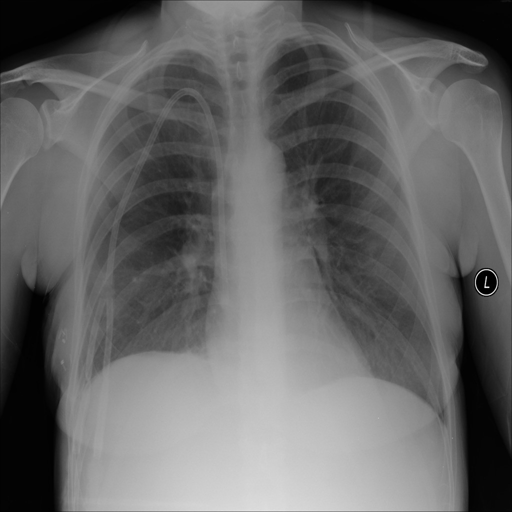
#> input picture notebooks/revy-segmentation/Normal-1.png, 512 x 512 px, found by its file name
$ python validate_method.py   (older library calls are emulated)
#> lines starting #> are read from the running program, lines starting #| are printed output that depends on the picture; after the words box and inside, x2 and y2 are one past the last pixel; in counts of white or black regions, pixels touching at a corner belong together; long printed decimals are rounded
### src/tes.py
"""
TB Detection Pipeline - Complete System (Corrected Logic)
Preprocessing → Segmentation → Morphology (Sequential) → Feature Extraction
"""

import cv2
import numpy as np
import matplotlib.pyplot as plt
from glob import glob
from sklearn.cluster import KMeans
from skimage.feature import local_binary_pattern, graycomatrix, graycoprops
import json
import os

# ============================================================================
# STEP 1: PREPROCESSING
# ============================================================================
def preprocess_image(image_path: str) -> np.ndarray:
    """Preprocessing gambar dengan Gaussian Blur dan CLAHE"""
    img = cv2.imread(image_path, cv2.IMREAD_GRAYSCALE)

    if img is None:
        raise ValueError(f"Gambar tidak dapat dibaca: {image_path}")

    # Gaussian blur untuk mengurangi noise
    img = cv2.GaussianBlur(img, (3, 3), 0)

    # CLAHE untuk meningkatkan kontras
    clahe = cv2.createCLAHE(clipLimit=2.0, tileGridSize=(8, 8))
    img = clahe.apply(img)

    return img


# ============================================================================
# STEP 2: SEGMENTATION (K-Means)
# ============================================================================
def segment_lungs(img: np.ndarray) -> dict:
    """Segmentasi paru-paru, nodule, dan cavity menggunakan K-Means"""
    pixels = img.reshape((-1, 1)).astype(np.float32)

    # K-Means clustering dengan 3 cluster
    kmeans = KMeans(n_clusters=3, random_state=42, n_init=10)
    kmeans.fit(pixels)

    labels = kmeans.labels_
    centers = kmeans.cluster_centers_

    # Urutkan centers untuk mendapatkan lung region (intensitas menengah)
    sorted_centers = np.argsort(centers.flatten())
    lung_idx = sorted_centers[1]

    labels_img = labels.reshape(img.shape)
    raw_lung_mask = (labels_img == lung_idx).astype(np.uint8) * 255

    # Lung ROI
    lung_roi = cv2.bitwise_and(img, img, mask=raw_lung_mask)

    # Nodule mask (adaptive threshold)
    raw_nodule_mask = cv2.adaptiveThreshold(
        lung_roi,
        255,
        cv2.ADAPTIVE_THRESH_GAUSSIAN_C,
        cv2.THRESH_BINARY,
        blockSize=21,
        C=-5
    )
    raw_nodule_mask = cv2.bitwise_and(raw_nodule_mask, raw_nodule_mask, mask=raw_lung_mask)

    # Cavity mask
    cavity_s_img = lung_roi.copy()
    cavity_s_img[raw_lung_mask == 0] = 128

    raw_cavity_mask = cv2.adaptiveThreshold(
        cavity_s_img,
        255,
        cv2.ADAPTIVE_THRESH_GAUSSIAN_C,
        cv2.THRESH_BINARY_INV,
        blockSize=21,
        C=7
    )
    raw_cavity_mask = cv2.bitwise_and(raw_cavity_mask, raw_cavity_mask, mask=raw_lung_mask)

    return {
        "lung": raw_lung_mask,
        "nodule": raw_nodule_mask,
        "cavity": raw_cavity_mask,
        "lung_roi": lung_roi
    }


# ============================================================================
# STEP 3: MORPHOLOGICAL PROCESSING (FIXED: SEQUENTIAL)
# ============================================================================
def otsu_threshold(img):
    """Otsu thresholding manual"""
    hist, bins = np.histogram(img.flatten(), 256, [0, 256])
    total = img.size
    sum_total = np.dot(np.arange(256), hist)

    sumB = 0
    wB = 0
    max_var = 0
    threshold = 0

    for t in range(256):
        wB += hist[t]
        if wB == 0:
            continue
        wF = total - wB
        if wF == 0:
            break
        sumB += t * hist[t]
        mB = sumB / wB
        mF = (sum_total - sumB) / wF
        var_between = wB * wF * (mB - mF) ** 2
        if var_between > max_var:
            max_var = var_between
            threshold = t

    return threshold, (img > threshold).astype(np.uint8)

def fill_holes(mask: np.ndarray) -> np.ndarray:
    """[NEW] Isi lubang terbesar (paru-paru)"""
    cnts, _ = cv2.findContours(mask, cv2.RETR_EXTERNAL, cv2.CHAIN_APPROX_SIMPLE)
    filled_mask = np.zeros(mask.shape, dtype=np.uint8)

    if cnts:
        # Find largest contour by area
        c = max(cnts, key=cv2.contourArea)
        cv2.drawContours(filled_mask, [c], -1, 255, -1)

    return filled_mask

def apply_morphology(mask: np.ndarray, kernel_size: int = 5, do_fill: bool = True) -> dict:
    """
    [FIXED] Aplikasikan operasi morfologi secara SEKUENSIAL:
    Otsu -> Opening -> Closing -> Hole Filling
    """
    kernel = np.ones((kernel_size, kernel_size), np.uint8)

    # 0. Otsu thresholding
    threshold_val, mask_bin = otsu_threshold(mask)
    mask_bin_255 = (mask_bin * 255).astype(np.uint8)

    # 1. Opening: Hapus noise kecil
    opened = cv2.morphologyEx(mask_bin_255, cv2.MORPH_OPEN, kernel)

    # 2. Closing: Tutup lubang kecil (input = opened)
    closed = cv2.morphologyEx(opened, cv2.MORPH_CLOSE, kernel)

    # 3. Hole Filling (Optional, usually for lungs)
    final_result = closed
    if do_fill:
        final_result = fill_holes(closed)

    # Visualization helpers (optional)
    eroded = cv2.erode(mask_bin_255, kernel, iterations=1)
    dilated = cv2.dilate(mask_bin_255, kernel, iterations=1)

    return {
        "original": mask,
        "otsu_binary": mask_bin_255,
        "eroded": eroded,
        "dilated": dilated,
        "opened": opened,
        "closed": closed,
        "final": final_result, # Use this one!
        "threshold_value": threshold_val
    }


# ============================================================================
# STEP 4: FEATURE EXTRACTION (LBP + HOG)
# ============================================================================
def extract_lbp_features(img: np.ndarray, mask: np.ndarray = None) -> dict:
    """Ekstraksi fitur tekstur menggunakan LBP, GLCM, dan edge detection"""

    # Masking gambar ke ROI jika ada mask
    if mask is not None:
        img = cv2.bitwise_and(img, img, mask=mask)

    features = {}

    # 1. Edge Detection (Canny)
    edges = cv2.Canny(img, 100, 200)
    features['edge_sum'] = float(np.sum(edges))

    # 2. Hough Transform untuk deteksi garis
    lines = cv2.HoughLines(edges, 1, np.pi/180, 150)
    features['num_lines'] = 0 if lines is None else len(lines)

    # 3. GLCM Features (kontras dan homogenitas)
    glcm = graycomatrix(img, distances=[1], angles=[0], levels=256,
                        symmetric=True, normed=True)
    features['glcm_contrast'] = float(graycoprops(glcm, 'contrast')[0, 0])
    features['glcm_homogeneity'] = float(graycoprops(glcm, 'homogeneity')[0, 0])

    # 4. Local Binary Pattern (LBP)
    lbp = local_binary_pattern(img, P=8, R=1, method='uniform')
    hist, _ = np.histogram(lbp.ravel(), bins=np.arange(0, 10), range=(0, 9))
    hist = hist.astype("float")
    hist /= (hist.sum() + 1e-6)
    features['lbp_hist'] = hist.tolist()

    return features


# ============================================================================
# PIPELINE LENGKAP
# ============================================================================
# [206 lines left out: functions process_single_image, visualize_pipeline, process_batch, not called in this run]


# ============================================================================
# MAIN EXECUTION
# ============================================================================
# [46 lines that do not run on import are left out]

### app/validate_method.py
import cv2
import numpy as np
import sys
import os

project_root = os.path.dirname(os.path.dirname(os.path.abspath(__file__)))
sys.path.insert(0, project_root)

# Import functions (sekarang src/ sudah di path)
from src.tes import (
    preprocess_image,
    segment_lungs,
    apply_morphology,
    extract_lbp_features
)
import joblib

def test_single_image(image_path: str):
    """Test complete pipeline dengan single image"""

    print("="*60)
    print("TB DETECTION PIPELINE TEST")
    print("="*60)

    # STEP 1: Preprocessing
    print("\n[1/5] Preprocessing...")
    try:
        preprocessed = preprocess_image(image_path)
#> in preprocess_image, img is the input picture: shape (512, 512); min 0, max 237, mean 102.4
        print(f"✓ Shape: {preprocessed.shape}")
#| ✓ Shape: (512, 512)
        print(f"✓ Range: [{preprocessed.min()}, {preprocessed.max()}]")
#| ✓ Range: [1, 230]
    except Exception as e:
        print(f"✗ Error: {e}")
        return

    # STEP 2: Segmentation
    print("\n[2/5] Segmentation...")
    try:
        segments = segment_lungs(preprocessed)
#> in segment_lungs, `raw_nodule_mask = cv2.adaptiveThreshold( lung_roi, 255, cv2.ADAPTIVE_T..`:
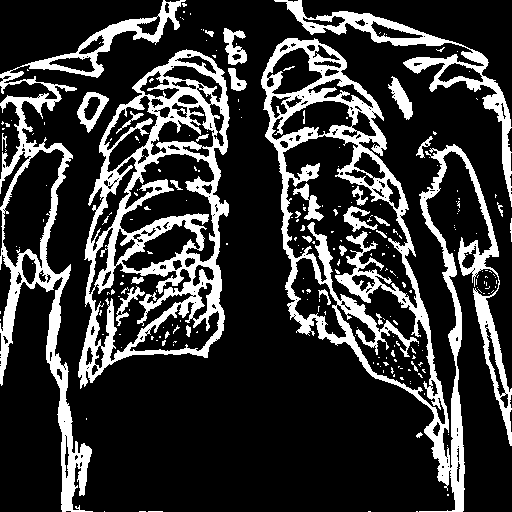
#> raw_nodule_mask: shape (512, 512); 21.5% white; 236 white regions (202 under 20 px), largest, box (x1, y1, x2, y2) and area: (261, 38, 512, 512) 20844, (78, 49, 230, 389) 16017, (0, 0, 186, 512) 10175
#> in segment_lungs, `cavity_s_img[raw_lung_mask == 0] = 128`:
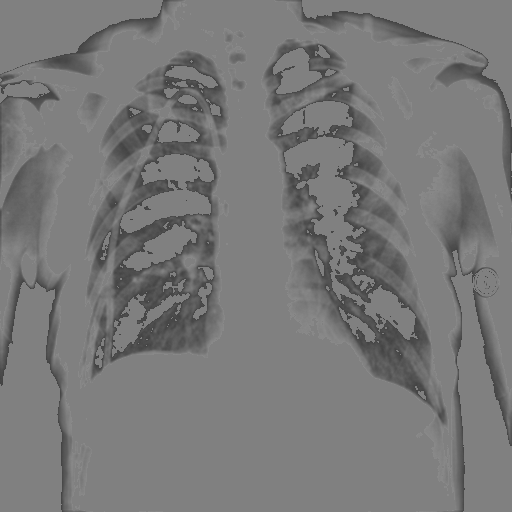
#> cavity_s_img: shape (512, 512); min 68, max 137, mean 120.2
#> in segment_lungs, `raw_cavity_mask = cv2.adaptiveThreshold( cavity_s_img, 255, cv2.ADAPTI..`:
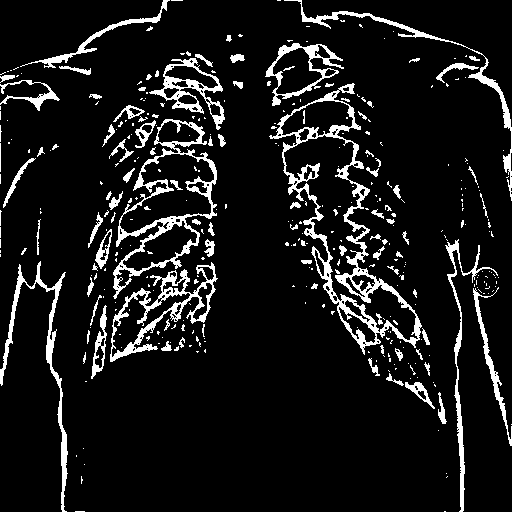
#> raw_cavity_mask: shape (512, 512); 9.6% white; 363 white regions (268 under 20 px), largest, box (x1, y1, x2, y2) and area: (269, 83, 422, 355) 5005, (113, 119, 217, 299) 2979, (110, 262, 218, 362) 2174
#> segments = 4 items
        print(f"✓ Lung mask: {segments['lung'].shape}")
#| ✓ Lung mask: (512, 512)
        print(f"✓ Nodule mask: {segments['nodule'].shape}")
#| ✓ Nodule mask: (512, 512)
        print(f"✓ Cavity mask: {segments['cavity'].shape}")
#| ✓ Cavity mask: (512, 512)
    except Exception as e:
        print(f"✗ Error: {e}")
        return

    # STEP 3: Morphology
    print("\n[3/5] Morphology...")
    try:
        lung_morph = apply_morphology(segments['lung'], kernel_size=5)
#> in otsu_threshold, `hist, bins = np.histogram(img.flatten(), 256, [0, 256])`: hist = 256 values, max 172589 at index 0, min 0 at index 1, mean 1024; bins = 257 values from 0 to 256
#> in otsu_threshold, `sum_total = np.dot(np.arange(256), hist)`: sum_total = 22836525
#> the loop in otsu_threshold, `for t in range(256):` made 256 passes
#> max_var on pass 1: 1.01e+15
#> after the loop in otsu_threshold, `for t in range(256):`: max_var = 1.01e+15; sumB = 0; wB = 262144
#> in apply_morphology, `threshold_val, mask_bin = otsu_threshold(mask)`: mask_bin: shape (512, 512); values 0 (black) and 1 (white), 34.2% white; 102 white regions (84 under 20 px), largest, box (x1, y1, x2, y2) and area: (261, 38, 512, 512) 37891, (78, 49, 230, 389) 26634, (0, 0, 186, 512) 16539
#> in apply_morphology, `threshold_val, mask_bin = otsu_threshold(mask)`: threshold_val = 0
#> in apply_morphology, `opened = cv2.morphologyEx(mask_bin_255, cv2.MORPH_OPEN, kernel)`: opened: shape (512, 512); 32.3% white; 29 white regions, largest, box (x1, y1, x2, y2) and area: (261, 38, 449, 466) 25529, (84, 50, 229, 367) 25087, (0, 96, 92, 512) 12129
#> in apply_morphology, `closed = cv2.morphologyEx(opened, cv2.MORPH_CLOSE, kernel)`:
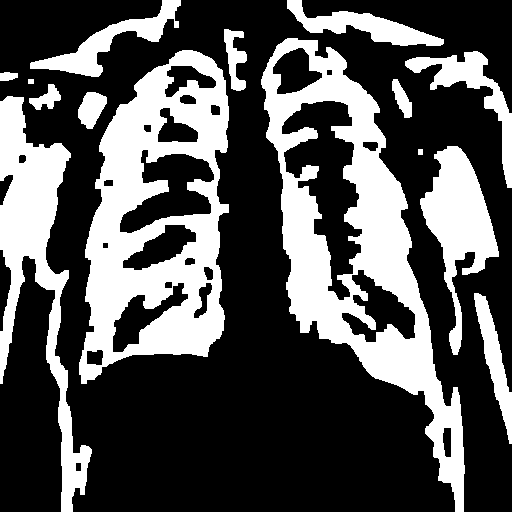
#> closed: shape (512, 512); 33.1% white; 15 white regions
#> in fill_holes, `cnts, _ = cv2.findContours(mask, cv2.RETR_EXTERNAL, cv2.CHAIN_APPROX_S..`: cnts = 15 contours; largest, box (x1, y1, x2, y2) and area: (261, 38, 465, 512) 39331, (79, 50, 229, 384) 35772, (0, 96, 92, 512) 11794, (420, 146, 499, 355) 6364, (405, 51, 512, 188) 2787
#> in fill_holes, `c = max(cnts, key=cv2.contourArea)`: c = contour of 473 points, box (x1, y1, x2, y2) (261, 38, 465, 512), area 39331
#> in fill_holes, `cv2.drawContours(filled_mask, [c], -1, 255, -1)`: filled_mask: shape (512, 512); 15.2% white; 1 white region, box (x1, y1, x2, y2) and area: (261, 38, 465, 512) 39953
#> in apply_morphology, `eroded = cv2.erode(mask_bin_255, kernel, iterations=1)`: eroded: shape (512, 512); 22.5% white; 48 white regions (20 under 20 px), largest, box (x1, y1, x2, y2) and area: (263, 40, 447, 464) 18299, (86, 52, 227, 365) 17482, (0, 145, 90, 512) 7669
#> in apply_morphology, `dilated = cv2.dilate(mask_bin_255, kernel, iterations=1)`:
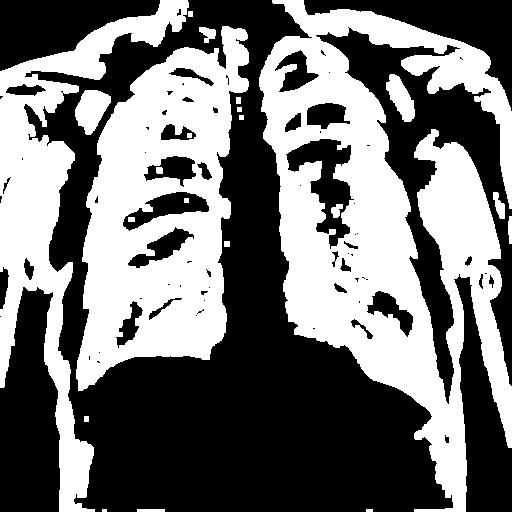
#> dilated: shape (512, 512); 45.3% white; 22 white regions (1 under 20 px), largest, box (x1, y1, x2, y2) and area: (259, 0, 512, 512) 58545, (76, 26, 249, 391) 35508, (0, 0, 189, 512) 22005
#> lung_morph = 8 items
        print(f"✓ Operations: {list(lung_morph.keys())}")
#| ✓ Operations: ['original', 'otsu_binary', 'eroded', 'dilated', 'opened', 'closed', 'final', 'threshold_value']
    except Exception as e:
        print(f"✗ Error: {e}")
        return

    # STEP 4: Feature Extraction
    print("\n[4/5] Feature Extraction...")
    try:
        features = extract_lbp_features(preprocessed, mask=segments['lung'])
#> in extract_lbp_features, `edges = cv2.Canny(img, 100, 200)`:
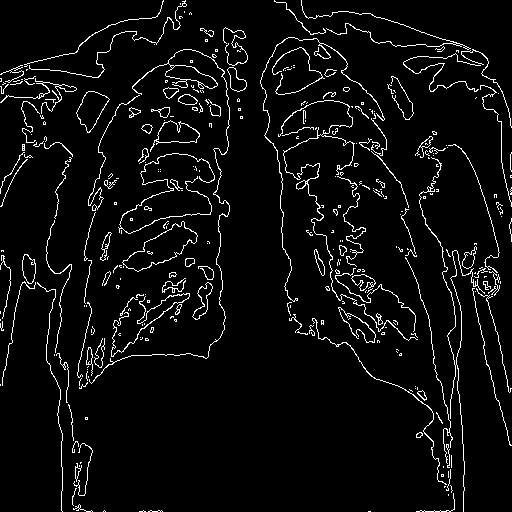
#> edges: shape (512, 512); 5% white in thin lines or dots
#> in extract_lbp_features, `lines = cv2.HoughLines(edges, 1, np.pi/180, 150)`: lines = None
#> in extract_lbp_features, `lbp = local_binary_pattern(img, P=8, R=1, method='uniform')`:
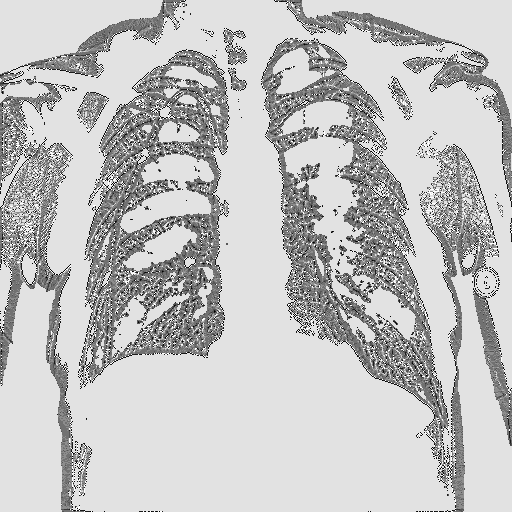
#> lbp: shape (512, 512) float64; min 0, max 9, mean 6.83; drawn with min black and max white
#> in extract_lbp_features, `hist, _ = np.histogram(lbp.ravel(), bins=np.arange(0, 10), range=(0, 9))`: hist = [3162, 5337, 3118, 12228, 25560, 17939, 5634, 3972, 185194]
#> in extract_lbp_features, `hist /= (hist.sum() + 1e-6)`: hist = [0.0121, 0.0204, 0.0119, 0.0466, 0.0975, 0.0684, 0.0215, 0.0152, 0.706]
#> features = {'edge_sum': 3372630, 'num_lines': 0, 'glcm_contrast': 453.8, 'glcm_homogeneity': 0.736, 'lbp_hist': [0.0121, 0.0204, 0.0119, 0.0466, 0.0975, 0.0684, 0.0215, 0.0152, 0.706]}
        print(f"✓ Features extracted:")
        for k, v in features.items():
            if k != 'lbp_hist':
                print(f"  - {k}: {v}")
            else:
                print(f"  - {k}: {len(v)} bins")
#> this loop made 5 passes
#> (k, v) on passes 1 to 4: ('edge_sum', 3372630), ('num_lines', 0), ('glcm_contrast', 453.8), ('glcm_homogeneity', 0.736)
#|   - edge_sum: 3372630.0
#|   - num_lines: 0
#|   - glcm_contrast: 453.766
#|   - glcm_homogeneity: 0.736
#|   - lbp_hist: 9 bins
    except Exception as e:
        print(f"✗ Error: {e}")
        return

    # STEP 5: Prediction
    print("\n[5/5] Prediction...")
    model_path = "E:\\SEMESTER 5\\PCD\\FINAL PROJECT\\tb-cxr-detection\\models\\tb_model_raw.pkl"

    if not os.path.exists(model_path):
        print(f"✗ Model not found: {model_path}")
        print("  → Train model first using src/classification/train.py")
        return

    try:
        model = joblib.load(model_path)
#> (reads models/tb_model_raw.pkl from the repository)
        print(f"✓ Model loaded: {type(model)}")

        # Convert features to array
        lbp_hist = features['lbp_hist']
#> lbp_hist has the same summary as hist in extract_lbp_features
        X = np.array([
            features['edge_sum'],
            features['num_lines'],
            features['glcm_contrast'],
            features['glcm_homogeneity'],
            *lbp_hist
        ]).reshape(1, -1)

        print(f"✓ Feature vector shape: {X.shape}")
#| ✓ Feature vector shape: (1, 13)

        # Predict
        prediction = model.predict(X)[0]
#> prediction = 0
        label = "Normal" if prediction == 0 else "Tuberculosis"
#> label = 'Normal'

        try:
            proba = model.predict_proba(X)[0]
#> proba = [0.947, 0.0528]
            confidence = max(proba)
#> confidence = 0.947
            print(f"\n{'='*60}")
            print(f"PREDICTION: {label}")
#| PREDICTION: Normal
            print(f"Confidence: {confidence*100:.2f}%")
#| Confidence: 94.72%
            print(f"Normal: {proba[0]*100:.2f}% | TB: {proba[1]*100:.2f}%")
#| Normal: 94.72% | TB: 5.28%
            print(f"{'='*60}")
        except:
            print(f"\n{'='*60}")
            print(f"PREDICTION: {label}")
            print(f"{'='*60}")

    except Exception as e:
        print(f"✗ Prediction error: {e}")
        import traceback
        traceback.print_exc()

if __name__ == "__main__":
    # Path ke gambar test
    test_image = "E:\\SEMESTER 5\\PCD\\FINAL PROJECT\\tb-cxr-detection\\notebooks\\revy-segmentation\\Normal-1.png"  # GANTI INI

    if len(sys.argv) > 1:
        test_image = sys.argv[1]

    if not os.path.exists(test_image):
        print(f"Error: Image not found - {test_image}")
        print(f"Usage: python test_pipeline.py <image_path>")
        sys.exit(1)

    test_single_image(test_image)
